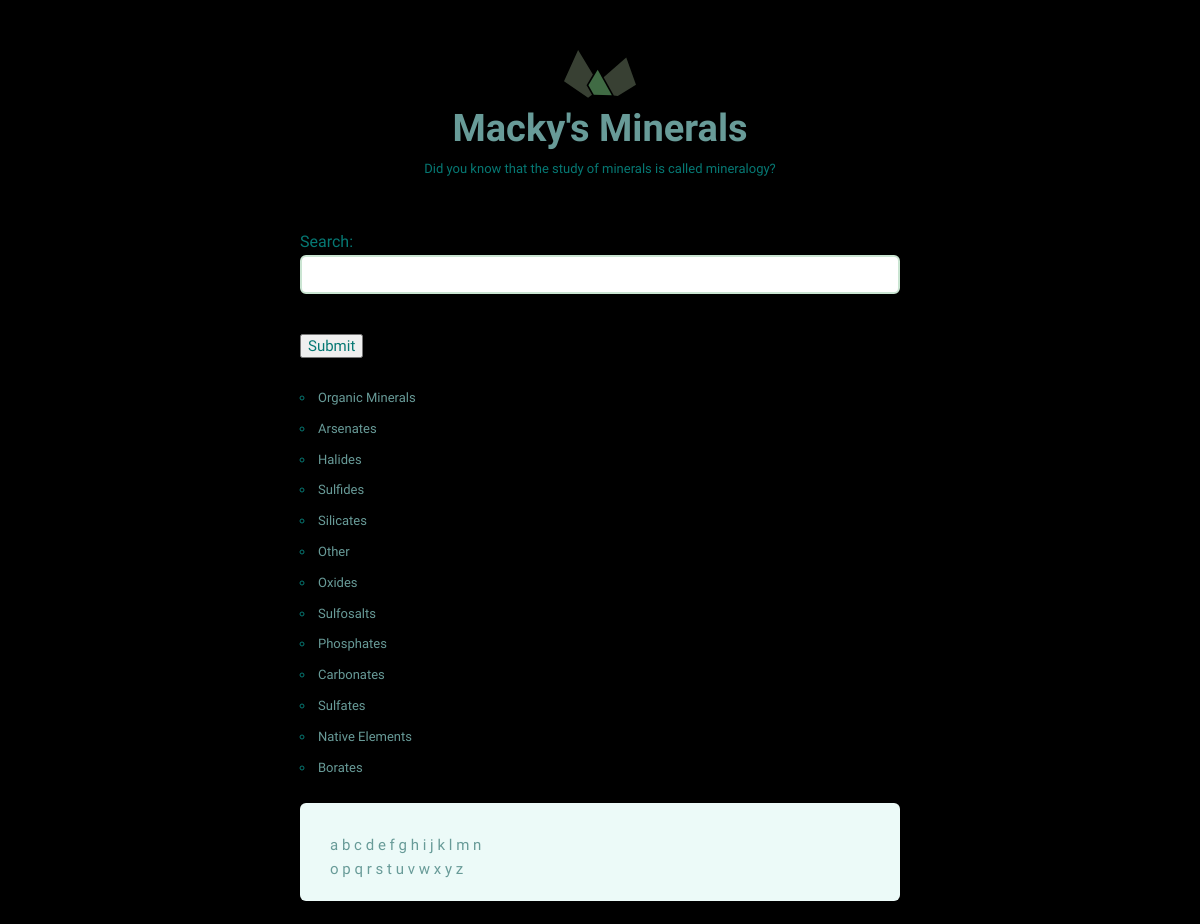
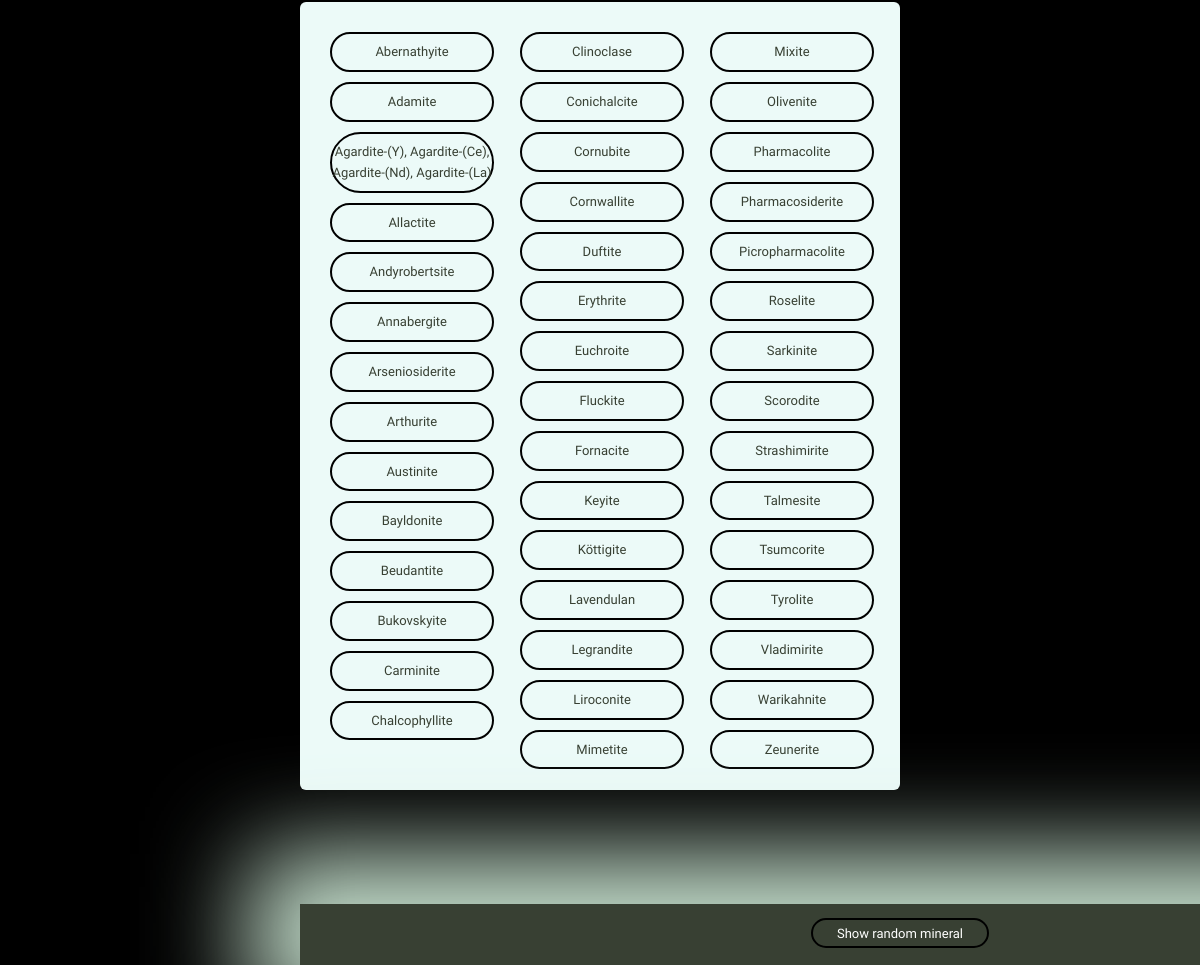
Page /group/Arsenates on the committed database (2 pictures, top to bottom).
### minerals/models.py (models this page shows)
class Mineral(models.Model):
    name = models.CharField(max_length=500)
    image_filename = models.CharField(max_length=500)
    image_caption = models.CharField(max_length=500)
    category = models.CharField(max_length=500)
    formula = models.CharField(max_length=500)
    strunz_classification = models.CharField(max_length=500)
    color = models.CharField(max_length=500)
    crystal_system = models.CharField(max_length=500)
    unit_cell = models.CharField(max_length=500)
    crystal_symmetry = models.CharField(max_length=500)
    cleavage = models.CharField(max_length=500)
    mohs_scale_hardness = models.CharField(max_length=500)
    luster = models.CharField(max_length=500)
    streak = models.CharField(max_length=500)
    diaphaneity = models.CharField(max_length=255)
    optical_properties = models.CharField(max_length=500)
    refractive_index = models.CharField(max_length=500)
    crystal_habit = models.CharField(max_length=500)
    specific_gravity = models.CharField(max_length=500)
    group = models.CharField(max_length=500)
    def __str__(self):
        return self.name

### minerals/views.py (the view)
# urls.py: path('group/<group_name>', views.group_mineral, name='group_mineral'),
def group_mineral(request, group_name):
    minerals = Mineral.objects.filter(group__icontains=group_name)
    return render(request, 'minerals/list.html', {'minerals': minerals})

### minerals/forms.py
class SearchForm(forms.Form):
    q = forms.CharField(label='Search')

### minerals/context_processors.py (called while the page is built)
def alphabet_grid(request):
    alphabet = [letter for letter in 'abcdefghijklmnopqrstuvwxyz']
    return {'alphabet': alphabet}

def search(request):
    form = forms.SearchForm()
    return {'form': form}

def group(request):
    groups = Mineral.objects.order_by().values('group').distinct()
    group_list = []
    for x in groups:
        group_list.append(x)
    return {'group_list': group_list}

### minerals/templates/minerals/list.html
{% extends "minerals/layout.html" %}
{% load static from staticfiles %}
{% block content %}
<div class="grid-100">
  <ul class="minerals__container">
    {% for mineral in minerals %}
    <li class="minerals__item">
      <a class="minerals__anchor" href="{% url 'minerals:mineral_detail' pk=mineral.pk %}">{{ mineral }}</a>
    </li>
    {% endfor %}
  </ul>
</div>
{% endblock %}

### minerals/static/minerals/css/global.css (style rules this page uses)
html { font-family: sans-serif; -ms-text-size-adjust: 100%; -webkit-text-size-adjust: 100%; }
body { margin: 0; }
a { background-color: transparent; }
input { color: inherit; font: inherit; margin: 0; }
input { line-height: normal; }
html { font-size: 62.5%; }
body { background-color: #000000; font-size: 1.5em; line-height: 1.6; font-weight: 400; font-family: "Cousine"; color: #067873; }
.grid, .grid-5, .grid-10, .grid-15, .grid-20, .grid-25, .grid-30, .grid-33, .grid-35, .grid-40, .grid-45, .grid-50, .grid-55, .grid-60, .grid-65, .grid-66, .grid-70, .grid-75, .grid-80, .grid-90, .grid-95, .grid-100 { float: left; box-sizing: border-box; position: relative; }
.grid-100 { width: 100%; }
p { margin-top: 0; font-size: 1.6rem; }
a { color: #689b98; text-decoration: none; -webkit-transition: color 0.2s; -moz-transition: color 0.2s; -ms-transition: color 0.2s; -o-transition: color 0.2s; transition: color 0.2s; }
input[type="text"] { background: #fff; width: 100%; color: #666; border-radius: 6px; border: 2px solid #CAE5D2; padding: 9px 15px 10px 15px; margin-bottom: 15px; outline: none; box-sizing: border-box; font-size: 1.4rem; font-family: "Work Sans", sans-serif; -webkit-appearance: none; -moz-appearance: none; appearance: none; -webkit-transition: 0.2s; -moz-transition: 0.2s; -ms-transition: 0.2s; -o-transition: 0.2s; transition: 0.2s; }
ul { list-style: circle inside; padding-left: 0; margin-top: 0; }
li { margin-bottom: 1rem; font-size: 1.3rem; }
input { margin-bottom: 1.5rem; }
table, p, ul { margin-bottom: 2.5rem; }
.minerals__container { background-color: #ecfaf8; border-radius: 6px; list-style: none; padding: 30px 30px 20px 30px; -webkit-column-gap: 30px; -moz-column-gap: 30px; column-gap: 30px; }
@media (min-width: 640px) { .minerals__container { -webkit-column-count: 3; -moz-column-count: 3; column-count: 3; } }
.minerals__anchor { border: solid 2px #000000; border-radius: 100px; color: #384033; display: block; font-size: 13px; text-align: center; padding: 8px 0 7px 0; width: 100%; transition: background-color 200ms ease-in-out, font-weight 200ms ease-in-out, color 200ms ease-in-out; }

### rows in the picture
Mineral: name "Abernathyite"
Mineral: name "Adamite"
Mineral: name "Agardite-(Y), Agardite-(Ce), Agardite-(Nd), Agardite-(La)"
Mineral: name "Allactite"
Mineral: name "Andyrobertsite"
Mineral: name "Annabergite"
Mineral: name "Arseniosiderite"
Mineral: name "Arthurite"
Mineral: name "Austinite"
Mineral: name "Bayldonite"
Mineral: name "Beudantite"
Mineral: name "Bukovskyite"
Mineral: name "Carminite"
Mineral: name "Chalcophyllite"
Mineral: name "Clinoclase"
Mineral: name "Conichalcite"
Mineral: name "Cornubite"
Mineral: name "Cornwallite"
Mineral: name "Duftite"
Mineral: name "Erythrite"
Mineral: name "Euchroite"
Mineral: name "Fluckite"
Mineral: name "Fornacite"
Mineral: name "Keyite"
Mineral: name "Köttigite"
Mineral: name "Lavendulan"
Mineral: name "Legrandite"
Mineral: name "Liroconite"
Mineral: name "Mimetite"
Mineral: name "Mixite"
Mineral: name "Olivenite"
Mineral: name "Pharmacolite"
Mineral: name "Pharmacosiderite"
Mineral: name "Picropharmacolite"
Mineral: name "Roselite"
Mineral: name "Sarkinite"
Mineral: name "Scorodite"
Mineral: name "Strashimirite"
Mineral: name "Talmesite"
Mineral: name "Tsumcorite"
Mineral: name "Tyrolite"
Mineral: name "Vladimirite"
Mineral: name "Warikahnite"
Mineral: name "Zeunerite"

### other values in the picture
{{ group.group }} "Organic Minerals" "Arsenates" "Halides" "Sulfides" "Silicates" "Other" "Oxides" "Sulfosalts" "Phosphates" "Carbonates" "Sulfates" "Native Elements" "Borates"
{{ letter }} "a" "b" "c" "d" "e" "f" "g" "h" "i" "j" "k" "l" "m" "n" "o" "p" "q" "r" "s" "t" "u" "v" "w" "x" "y" "z"
